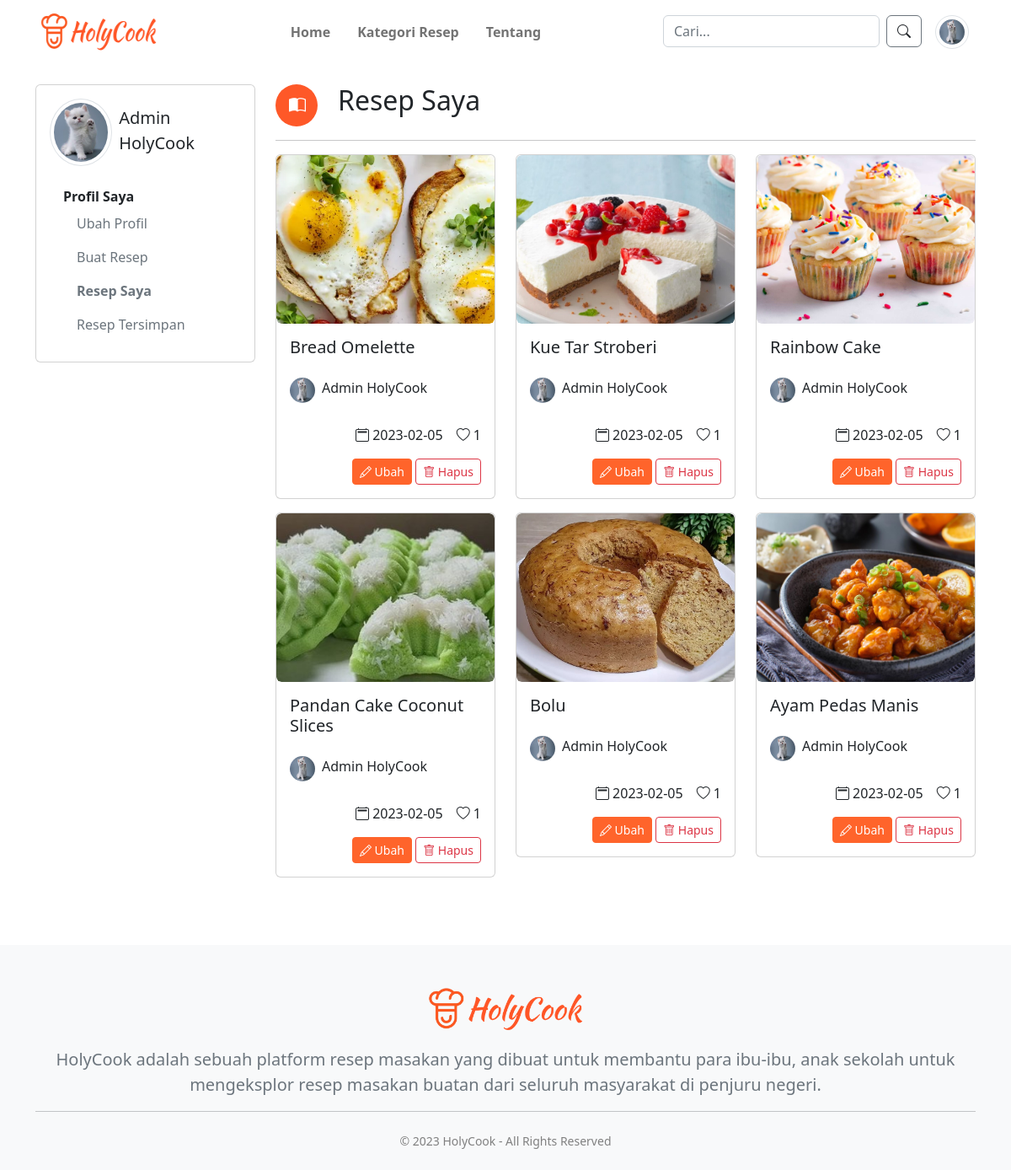
The app's page /pages/resep-saya.php (signed in) with its own data.
### tables this page shows
CREATE TABLE `user` (
  `id_user` int(5) NOT NULL AUTO_INCREMENT,
  `nama` varchar(100) NOT NULL,
  `jk` enum('L','P') NOT NULL,
  `no_telp` varchar(13) NOT NULL,
  `alamat` text NOT NULL,
  `foto` varchar(50) NOT NULL,
  `email` varchar(50) NOT NULL,
  `password` text NOT NULL,
  PRIMARY KEY (`id_user`)
);

CREATE TABLE `resep` (
  `id_resep` int(5) NOT NULL AUTO_INCREMENT,
  `judul` varchar(100) NOT NULL,
  `kategori` varchar(50) NOT NULL,
  `porsi` int(5) NOT NULL,
  `lama_masak` varchar(50) NOT NULL,
  `deskripsi` longtext NOT NULL,
  `bahan` longtext NOT NULL,
  `langkah` longtext NOT NULL,
  `gizi` longtext NOT NULL,
  `foto` varchar(50) NOT NULL,
  `tanggal` date NOT NULL,
  `id_user` int(5) NOT NULL,
  PRIMARY KEY (`id_resep`),
  KEY `id_user` (`id_user`),
  CONSTRAINT `resep_ibfk_1` FOREIGN KEY (`id_user`) REFERENCES `user` (`id_user`)
);

### pages/resep-saya.php (the view, shortened to what this page needs)
<?php
include 'layout.php';
if (!isset($_SESSION["Login"])) {
    header("Location: login.php");
} else {
    $db = dbConnect();
    $id_user = $_SESSION["id_user"];
    $query_foto = "SELECT * FROM user WHERE id_user='$id_user'";
    $res_foto = mysqli_query($db, $query_foto);
    $user = $res_foto->fetch_assoc();
}
?>
<?php header_section(); ?>
<div class="container">
    <div class="row">
        <div class="col-md-3 mb-3 mt-4">
            <div class="card rounded">
                <div class="card-body">
                    <div class="d-flex justify-content-start">
                        <?php
                        if ($user['foto'] != 'profile-pict.png') {
                            ?>
                            <a href="../assets/uploads/profile/<?= $user['foto'] ?>" target="_blank"><img
                                    src="../assets/uploads/profile/<?= $user['foto'] ?>"
                                    class="rounded-circle img-thumbnail img-fluid"
                                    style="width:80px;height:80px;object-fit:cover;object-position:50% 50%;"></a>
                            <?php
                        }
                        ?>
                        <span class="mt-2 fs-5 ms-2">
                            <?php echo $_SESSION["nama"]; ?>
                        </span>
                    </div>
                    <ul class="list-group mt-3">
                        <li class="list-group-item" style="border:0">
                            <span class="fw-semibold">Profil Saya</span>
                            <ul class="list-group">
                                <li class="list-group-item text-muted" style="border:0"><a href="profile.php"
                                        class="link-secondary text-decoration-none">Ubah Profil</a></li>
                                <li class="list-group-item text-muted" style="border:0"><a href="form-tambah-resep.php"
                                        class="link-secondary text-decoration-none">Buat Resep</a></li>
                                <li class="list-group-item text-muted" style="border:0"><a href="resep-saya.php"
                                        class="link-secondary text-decoration-none fw-semibold">Resep Saya</a></li>
                                <li class="list-group-item text-muted" style="border:0"><a href="resep-tersimpan.php"
                                        class="link-secondary text-decoration-none">Resep Tersimpan</a></li>
                            </ul>
                        </li>
                    </ul>
                </div>
            </div>
        </div>
        <div class="col-md-9 mb-3 mt-4">
            <div class="d-flex justify-content-start">
                <div class="d-flex align-items-center text-white me-4 rounded-circle"
                    style="background:#fe5828;width:50px;height:50px;position:relative">
                    <i class="bi bi-book-half fs-5 text-center p-3"></i>
                </div>
                <h2>Resep Saya</h2>
            </div>
            <hr>
            <div class="row">
                <?php
                $sql = "SELECT a.*, b.nama as nama_user, b.foto as fotoUser
                FROM resep as a
                INNER JOIN user as b ON a.id_user = b.id_user
                WHERE a.id_user = '$id_user'";
                $res = $db->query($sql);
                if ($res) {
                    $resep = $res->fetch_all(MYSQLI_ASSOC);
                    if ($res->num_rows > 0) {
                        foreach ($resep as $row) {
                            $id_resep = $row['id_resep'];
                            ?>
                            <div class="col-md-4 mb-3">
                                <div class="card rounded">
                                    <a href="detail-resep.php?id_resep=<?= $row['id_resep'] ?>"
                                        class="text-decoration-none text-dark resep">
                                        <div class="inner rounded">
                                            <img src="../assets/uploads/resep/<?= $row['foto'] ?>"
                                                class="card-img-top img-fluid w-100 rounded" alt="resep"
                                                style="height:200px;object-fit:cover" />
                                        </div>
                                        <div class="card-body">
                                            <h5 class="card-title mb-4 judul">
                                                <?= $row['judul'] ?>
                                            </h5>
                                    </a>
                                    <div class="d-flex justify-content-start">
                                        <?php
                                        if ($row['fotoUser'] != 'profile-pict.png') {
                                            ?>
                                            <img src="../assets/uploads/profile/<?= $row['fotoUser'] ?>" alt="Profile"
                                                class="img-fluid rounded-circle" style="width: 30px; height: 30px" />
                                            <?php
                                        } else {
                                            ?>
                                            <img src="../assets/images/<?= $row['fotoUser'] ?>" alt="Profile"
                                                class="img-fluid rounded-circle" style="width: 30px; height: 30px" />
                                            <?php
                                        }
                                        ?>
                                        <p class="ms-2">
                                            <?= $row['nama_user'] ?>
                                        </p>
                                    </div>
                                </div>
                                <div class="d-flex justify-content-end">
                                    <p class="me-3"><i class="bi bi-calendar2"></i>
                                        <?= $row['tanggal'] ?>
                                    </p>
                                    <?php
                                    $sqlcount = "SELECT COUNT(*) as jml_favorit FROM resep_favorit WHERE id_resep = '$id_resep'";
                                    $rescount = $db->query($sqlcount);
                                    $jml_fav = $rescount->fetch_assoc();
                                    ?>
                                    <p class="me-3"><i class="bi bi-heart"></i>
                                        <?= $jml_fav['jml_favorit'] ?>
                                    </p>
                                </div>
                                <div class="d-flex justify-content-end mb-3 me-3">
                                    <form action="resep-delete.php" method="post">
                                        <a href="form-ubah-resep.php?id_resep=<?= $id_resep ?>"
                                            class="btn btn-primary btn-sm btnOren"><i class="bi bi-pencil"></i> Ubah</a>
                                        <button type="button" onclick="konfirmasiHapus()" class="btn btn-outline-danger btn-sm"><i
                                                class="bi bi-trash"></i>
                                            Hapus</button>
                                    </form>
                                </div>
                            </div>
                        </div>
                        <?php
                        }
                    } else {
                        echo "<div style='height:45vh'><h5 class='text-muted text-center'>Resep saya masih kosong</h5></div>";
                    }
                } else {
                    echo $db->error;
                }
                ?>
<?php footer_section(); ?>

### pages/layout.php (shortened to what this page needs)
<?php
function header_section()
{
    $db = dbConnect();
    if (isset($_SESSION['id_user'])) {
        $id_user = $_SESSION['id_user'];
        $query_foto = "SELECT * FROM user WHERE id_user='$id_user'";
        $res_foto = mysqli_query($db, $query_foto);
        $user = $res_foto->fetch_assoc();
    }
    ?>
    <!DOCTYPE html>
    <html lang="en">
    <head>
        <link rel="stylesheet" href="https://cdn.jsdelivr.net/npm/bootstrap@5.2.3/dist/css/bootstrap.min.css" />
        <link rel="stylesheet" href="https://cdn.jsdelivr.net/npm/bootstrap-icons@1.10.3/font/bootstrap-icons.css" />
        <link rel="stylesheet" href="../assets/components/Style.css">
        <link rel="stylesheet" href="../assets/components/summernote/summernote-bs5.min.css">
        <link rel="stylesheet" href="../assets/components/sweetalert2/sweetalert2.min.css">
    </head>
    <body>
        <nav class="navbar navbar-expand-lg">
            <div class="container">
                <a class="navbar-brand" href="home.php">
                    <img src="../assets/images/navbar_logo_1.png" alt="" style="width: 150px;height: 50px;">
                </a>
                <div class="collapse navbar-collapse" id="navbarSupportedContent">
                    <ul class="d-flex justify-content-center m-auto navbar-nav me-auto fw-bold">
                        <li class="nav-item mx-2">
                            <a class="nav-link" aria-current="page" href="home.php">Home</a>
                        </li>
                        <li class="nav-item mx-2">
                            <a class="nav-link" aria-current="page" href="kategori.php">Kategori Resep</a>
                        </li>
                        <li class="nav-item mx-2">
                            <a class="nav-link" aria-current="page" href="tentang.php">Tentang</a>
                        </li>
                    </ul>
                    <ul class="d-flex justify-content-center navbar-nav">
                        <li class="nav-item">
                            <form class="d-flex nav-link" role="search" action="resep-cari.php" method="get">
                                <input class="form-control me-2" name="cari" type="search" placeholder="Cari..."
                                    aria-label="Search">
                                <button type="submit" class="btn btn-outline-secondary"><i
                                        class="bi bi-search text-dark"></i></button>
                            </form>
                        </li>
                        <?php
                        if (isset($_SESSION["Login"])) {
                            ?>
                            <li class="nav-item dropdown m-auto">
                                <a class="nav-link dropdown" href="#" role="button" data-bs-toggle="dropdown"
                                    aria-expanded="false">
                                    <?php
                                    if ($user['foto'] != 'profile-pict.png') {
                                        ?>
                                        <img class="rounded-circle img-fluid img-thumbnail text-center"
                                            src="../assets/uploads/profile/<?= $user['foto'] ?>"
                                            style="width:40px;height:40px;margin:auto" alt="">
                                        <?php
                                    } else {
                                        ?>
                                        <img class="rounded-circle img-fluid img-thumbnail text-center"
                                            src="../assets/images/<?= $user['foto'] ?>" style="width:40px;height:40px;margin:auto"
                                            alt="">
                                        <?php
                                    }
                                    ?>
                                </a>
                            </li>
                            <?php
                        }
                        ?>
                    </ul>
                </div>
            </div>
        </nav>
        <?php
}
function footer_section()
{
    ?>
        <footer class="footer pt-3 pt-md-5 mt-5 bg-light" style="bottom: 0;width: 100%;">
            <div class="container">
                <center>
                    <img src="../assets/images/navbar_logo_1.png" alt="footer_logo" class="img-fluid mb-3"
                        style="width:200px">
                    <p class="text-muted" style="font-size:20px">
                        HolyCook adalah sebuah platform resep masakan yang dibuat untuk membantu para ibu-ibu, anak
                        sekolah untuk mengeksplor
                        resep masakan buatan dari seluruh masyarakat di penjuru negeri.
                    </p>
                </center>
            </div>
            <div class="container">
                <hr>
                <div class="row pb-4 pt-2 align-items-center">
                    <p class="small text-center mb-0" style="color:gray">
                        &copy; 2023 HolyCook - All Rights Reserved
                    </p>
                </div>
            </div>
        </footer>
    </body>
    </html>
    <?php
}
?>

### assets/components/Style.css (style rules this page uses)
.inner { overflow: hidden; }
.inner img { transition: all 0.5s ease; object-fit: cover; }
.resep .judul { transition: all 0.3s ease; }
.btnOren { background: #ff642b; border-color: #ff642b; }

### pages/layout.php (style rules this page uses)
html, body { height: 100%; background: #fff; }

### records on screen
user: foto (picture)
resep: foto (picture), judul "Bread Omelette", id_user.foto (picture), id_user.nama "Admin HolyCook", tanggal "2023-02-05", jml_favorit "1"
resep: foto (picture), judul "Kue Tar Stroberi", id_user.foto (picture), id_user.nama "Admin HolyCook", tanggal "2023-02-05", jml_favorit "1"
resep: foto (picture), judul "Rainbow Cake", id_user.foto (picture), id_user.nama "Admin HolyCook", tanggal "2023-02-05", jml_favorit "1"
resep: foto (picture), judul "Pandan Cake Coconut Slices", id_user.foto (picture), id_user.nama "Admin HolyCook", tanggal "2023-02-05", jml_favorit "1"
resep: foto (picture), judul "Bolu", id_user.foto (picture), id_user.nama "Admin HolyCook", tanggal "2023-02-05", jml_favorit "1"
resep: foto (picture), judul "Ayam Pedas Manis", id_user.foto (picture), id_user.nama "Admin HolyCook", tanggal "2023-02-05", jml_favorit "1"

### other values on screen
$_SESSION["nama"] "Admin HolyCook"
